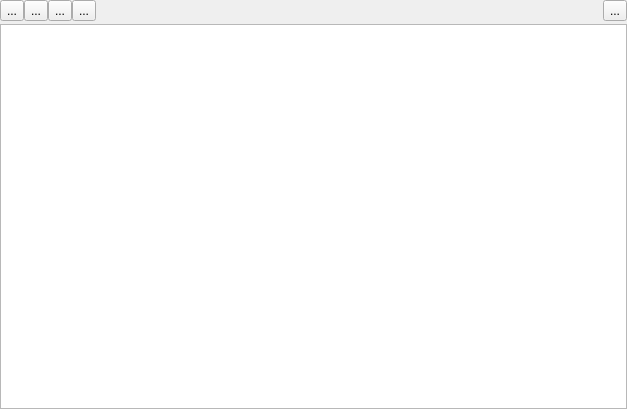
<?xml version="1.0" encoding="UTF-8"?>
<ui version="4.0">
 <class>FCMessageLogView</class>
 <widget class="QWidget" name="FCMessageLogView">
  <property name="geometry">
   <rect>
    <x>0</x>
    <y>0</y>
    <width>627</width>
    <height>409</height>
   </rect>
  </property>
  <property name="windowTitle">
   <string>Form</string>
  </property>
  <layout class="QVBoxLayout" name="verticalLayout">
   <property name="spacing">
    <number>3</number>
   </property>
   <property name="leftMargin">
    <number>0</number>
   </property>
   <property name="topMargin">
    <number>0</number>
   </property>
   <property name="rightMargin">
    <number>0</number>
   </property>
   <property name="bottomMargin">
    <number>0</number>
   </property>
   <item>
    <layout class="QHBoxLayout" name="horizontalLayout">
     <property name="spacing">
      <number>0</number>
     </property>
     <item>
      <widget class="QToolButton" name="toolButtonInfo">
       <property name="text">
        <string>...</string>
       </property>
       <property name="icon">
        <iconset resource="icon.qrc">
         <normaloff>:/icon/icon/messageTypeInfo.svg</normaloff>:/icon/icon/messageTypeInfo.svg</iconset>
       </property>
      </widget>
     </item>
     <item>
      <widget class="QToolButton" name="toolButtonWarning">
       <property name="text">
        <string>...</string>
       </property>
       <property name="icon">
        <iconset resource="icon.qrc">
         <normaloff>:/icon/icon/messageTypeWarning.svg</normaloff>:/icon/icon/messageTypeWarning.svg</iconset>
       </property>
      </widget>
     </item>
     <item>
      <widget class="QToolButton" name="toolButtonCritial">
       <property name="text">
        <string>...</string>
       </property>
       <property name="icon">
        <iconset resource="icon.qrc">
         <normaloff>:/icon/icon/messageTypeError.svg</normaloff>:/icon/icon/messageTypeError.svg</iconset>
       </property>
      </widget>
     </item>
     <item>
      <widget class="QToolButton" name="toolButtonDebug">
       <property name="text">
        <string>...</string>
       </property>
       <property name="icon">
        <iconset resource="icon.qrc">
         <normaloff>:/icon/icon/messageTypeDebug.svg</normaloff>:/icon/icon/messageTypeDebug.svg</iconset>
       </property>
      </widget>
     </item>
     <item>
      <spacer name="horizontalSpacer">
       <property name="orientation">
        <enum>Qt::Orientation::Horizontal</enum>
       </property>
       <property name="sizeHint" stdset="0">
        <size>
         <width>40</width>
         <height>20</height>
        </size>
       </property>
      </spacer>
     </item>
     <item>
      <widget class="QToolButton" name="toolButtonClear">
       <property name="text">
        <string>...</string>
       </property>
       <property name="icon">
        <iconset resource="icon.qrc">
         <normaloff>:/icon/icon/clear-message.svg</normaloff>:/icon/icon/clear-message.svg</iconset>
       </property>
      </widget>
     </item>
    </layout>
   </item>
   <item>
    <widget class="QTableView" name="tableView"/>
   </item>
  </layout>
 </widget>
 <resources>
  <include location="icon.qrc"/>
 </resources>
 <connections/>
</ui>
